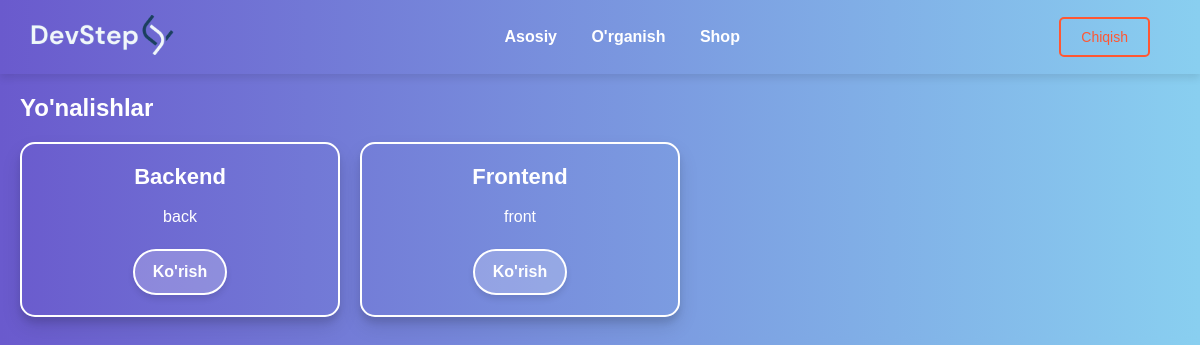
The app's page /learn/, older data.
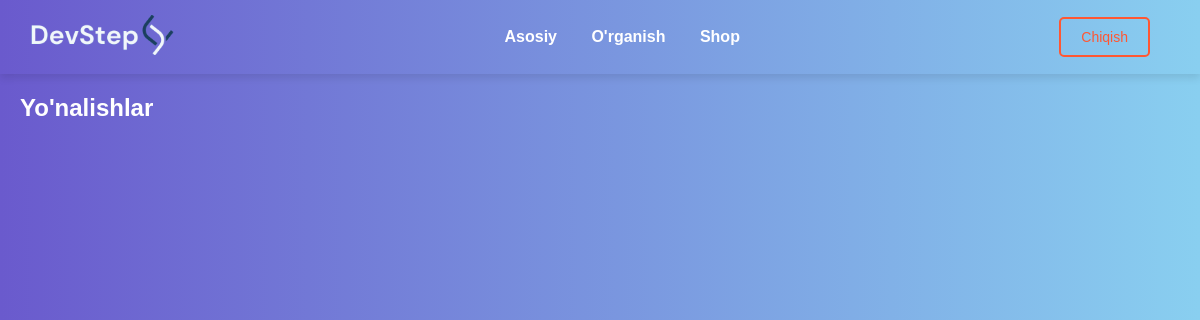
The same page, newer data.
### accounts/models.py (models this page shows, shortened)
class Direction(models.Model):  # Yo'nalish
    name = models.CharField(max_length=100)
    description = models.TextField(blank=True, null=True)

### accounts/views.py (the view)
# urls.py: path('learn/', direction_list, name='direction_list'),
def direction_list(request):
    directions = Direction.objects.all()
    return render(request, 'direction_list.html', {'directions': directions})

### templates/direction_list.html (shortened to what this page needs)
{% load static %}
<!DOCTYPE html>
<html lang="en">
<head>
    <link rel="stylesheet" href="{% static 'css/style.css' %}">
</head>
<body>
    <div class="header">
        <div class="header-logo">
            <a href="{% url 'main' %}">
                <img src="{% static 'img/logo.svg' %}" alt="">
            </a>
        </div>
        <div class="header-nav">
            <a href="{% url 'main' %}">Asosiy</a>
            <a href="{% url 'direction_list' %}">O'rganish</a>
            <a href="{% url 'shop' %}">Shop</a>
        </div>
        <a class="post-button" href="{% url 'logout' %}">Chiqish</a>
    </div>
    <main class="container content">
        <h2>Yo'nalishlar</h2>
        <div class="card-container">
            {% for direction in directions %}
            <div class="card">
                <h3>{{ direction.name }}</h3>
                <p>{{ direction.description }}</p>
                <a href="{% url 'month_list' direction.id %}" class="button">Ko'rish</a>
            </div>
            {% endfor %}
        </div>
    </main>
</body>
</html>

Row changes from the older to the newer data that the page shows:
removed Direction: name "Backend", description "back"
removed Direction: name "Frontend", description "front"
